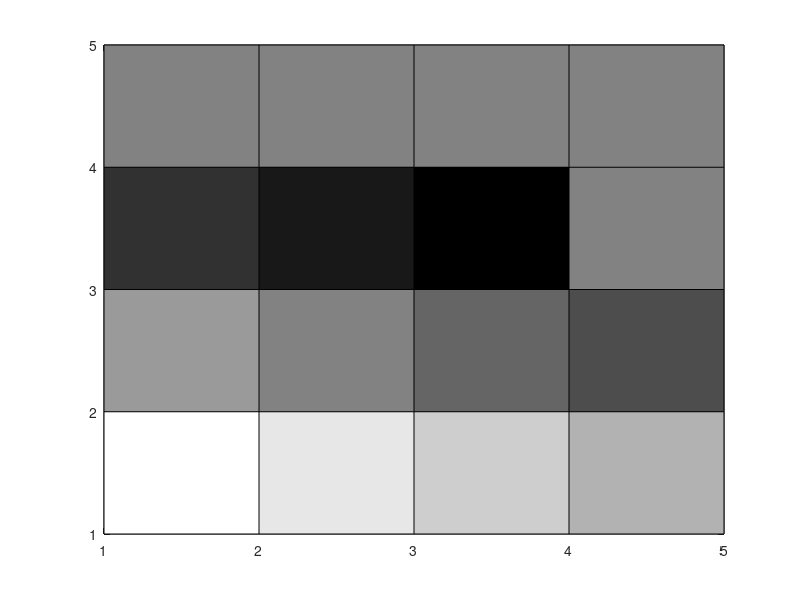
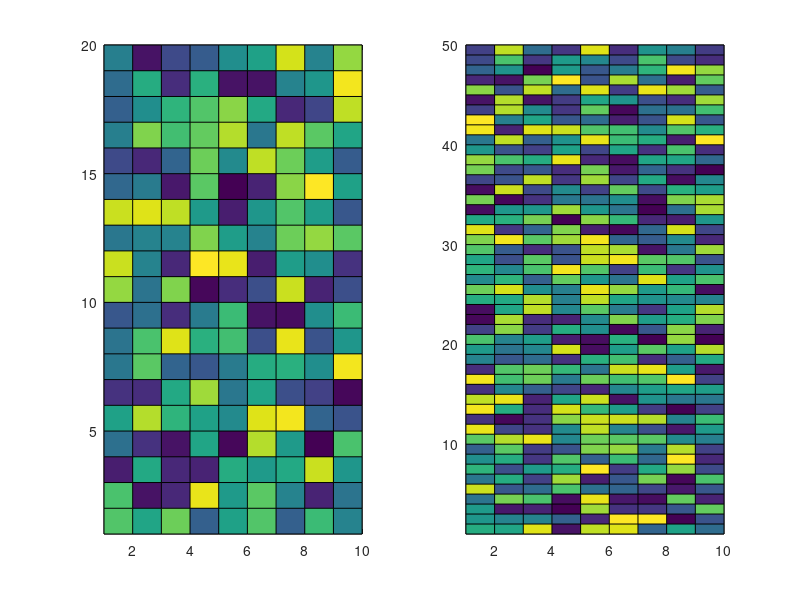
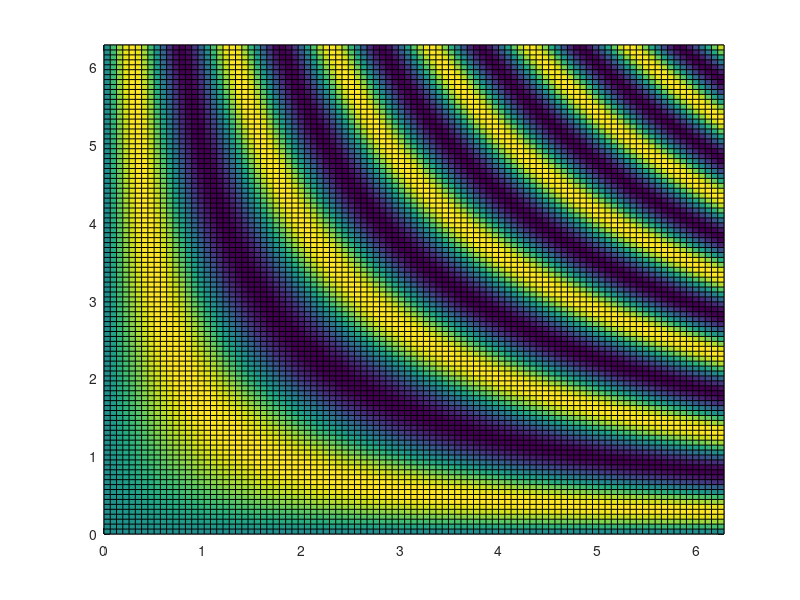

Here is the MATLAB script that generated these plots, in order:
%=============================================================================
% Copyright (c) 2016-present Allan CORNET (Nelson)
%=============================================================================
% This file is part of Nelson.
%=============================================================================
% LICENCE_BLOCK_BEGIN
% SPDX-License-Identifier: LGPL-3.0-or-later
% LICENCE_BLOCK_END
%=============================================================================
% <--ADV-CLI MODE-->
%=============================================================================
f = figure();
x1 = [1.0 0.9 0.8 0.7];
x2 = [0.6 0.5 0.4 0.3];
x3 = [0.2 0.1 0.0 0.5];
x4 = [0.5 0.5 0.5 0.5];
xd = [1.0 1.0 1.0 1.0];
v = [[x1 0]; [x2 0]; [x3 0]; [x4 0]; [xd 0]];
pcolor(v);
colormap(gray)
%=============================================================================
f = figure();
[X,Y] = meshgrid(1:20);
LY = log(Y);
C = repmat([1:20; 20:-1:1], 10, 1);
s = pcolor(X, LY, C);
%=============================================================================
ax1 = subplot(1, 2, 1);
C1 = rand(20, 10);
pcolor(ax1, C1)
ax2 = subplot(1, 2, 2);
C2 = rand(50, 10);
pcolor(ax2, C2)
%=============================================================================
x = linspace(0,2*pi,100);
y = linspace(0,2*pi,100);
Z = sin(x'*y);
f = figure();
pcolor(x, y, Z);
%=============================================================================
